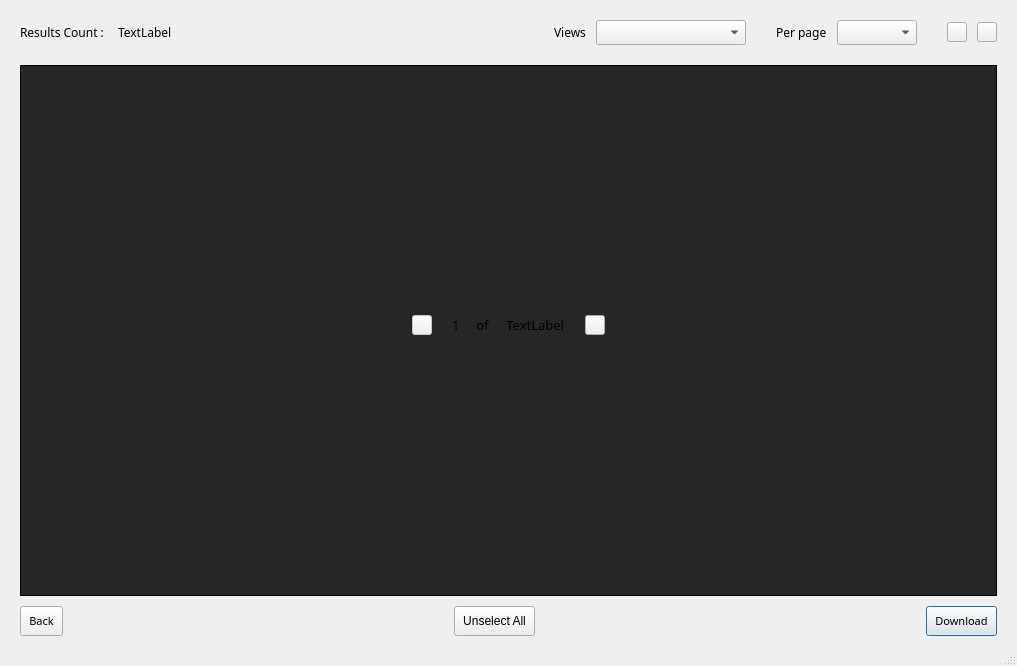
<?xml version="1.0" encoding="UTF-8"?>
<ui version="4.0">
 <class>DocumentResultTable</class>
 <widget class="QDialog" name="DocumentResultTable">
  <property name="geometry">
   <rect>
    <x>0</x>
    <y>0</y>
    <width>1017</width>
    <height>666</height>
   </rect>
  </property>
  <property name="windowTitle">
   <string>Dialog</string>
  </property>
  <property name="sizeGripEnabled">
   <bool>true</bool>
  </property>
  <layout class="QGridLayout" name="gridLayout_2">
   <property name="leftMargin">
    <number>20</number>
   </property>
   <property name="topMargin">
    <number>20</number>
   </property>
   <property name="rightMargin">
    <number>20</number>
   </property>
   <property name="bottomMargin">
    <number>30</number>
   </property>
   <property name="spacing">
    <number>10</number>
   </property>
   <item row="4" column="0">
    <layout class="QHBoxLayout" name="horizontalLayout_3">
     <property name="spacing">
      <number>10</number>
     </property>
     <item>
      <widget class="QPushButton" name="back">
       <property name="sizePolicy">
        <sizepolicy hsizetype="Preferred" vsizetype="Fixed">
         <horstretch>0</horstretch>
         <verstretch>0</verstretch>
        </sizepolicy>
       </property>
       <property name="minimumSize">
        <size>
         <width>0</width>
         <height>30</height>
        </size>
       </property>
       <property name="maximumSize">
        <size>
         <width>16777215</width>
         <height>30</height>
        </size>
       </property>
       <property name="font">
        <font>
         <family>ArialMT</family>
         <pointsize>8</pointsize>
         <weight>50</weight>
         <italic>false</italic>
         <bold>false</bold>
        </font>
       </property>
       <property name="focusPolicy">
        <enum>Qt::NoFocus</enum>
       </property>
       <property name="styleSheet">
        <string notr="true">
                                    #back
                                    {
                                    padding-left: 8px;
                                    padding-right: 8px;
                                    }
                                    #back:hover
                                    {
                                    padding-left: 8px;
                                    padding-right: 8px;
                                    color: #46C8FF;
                                    }
                                </string>
       </property>
       <property name="text">
        <string>Back</string>
       </property>
      </widget>
     </item>
     <item>
      <spacer name="horizontalSpacer_4">
       <property name="orientation">
        <enum>Qt::Horizontal</enum>
       </property>
       <property name="sizeType">
        <enum>QSizePolicy::Expanding</enum>
       </property>
       <property name="sizeHint" stdset="0">
        <size>
         <width>10</width>
         <height>20</height>
        </size>
       </property>
      </spacer>
     </item>
     <item>
      <widget class="QPushButton" name="DeSelectAll">
       <property name="sizePolicy">
        <sizepolicy hsizetype="Preferred" vsizetype="Fixed">
         <horstretch>0</horstretch>
         <verstretch>0</verstretch>
        </sizepolicy>
       </property>
       <property name="minimumSize">
        <size>
         <width>0</width>
         <height>30</height>
        </size>
       </property>
       <property name="maximumSize">
        <size>
         <width>16777215</width>
         <height>30</height>
        </size>
       </property>
       <property name="focusPolicy">
        <enum>Qt::NoFocus</enum>
       </property>
       <property name="styleSheet">
        <string notr="true">
                                    #DeSelectAll
                                    {
                                    padding-left: 8px;
                                    padding-right: 8px;
                                    }
                                    #DeSelectAll:hover
                                    {
                                    padding-left: 8px;
                                    padding-right: 8px;
                                    color: #46C8FF;
                                    }
                                </string>
       </property>
       <property name="text">
        <string>Unselect All</string>
       </property>
      </widget>
     </item>
     <item>
      <spacer name="horizontalSpacer_13">
       <property name="orientation">
        <enum>Qt::Horizontal</enum>
       </property>
       <property name="sizeType">
        <enum>QSizePolicy::Expanding</enum>
       </property>
       <property name="sizeHint" stdset="0">
        <size>
         <width>10</width>
         <height>20</height>
        </size>
       </property>
      </spacer>
     </item>
     <item>
      <widget class="QPushButton" name="download">
       <property name="sizePolicy">
        <sizepolicy hsizetype="Preferred" vsizetype="Fixed">
         <horstretch>0</horstretch>
         <verstretch>0</verstretch>
        </sizepolicy>
       </property>
       <property name="minimumSize">
        <size>
         <width>0</width>
         <height>30</height>
        </size>
       </property>
       <property name="maximumSize">
        <size>
         <width>16777215</width>
         <height>30</height>
        </size>
       </property>
       <property name="font">
        <font>
         <family>ArialMT</family>
         <pointsize>8</pointsize>
         <weight>50</weight>
         <italic>false</italic>
         <bold>false</bold>
        </font>
       </property>
       <property name="styleSheet">
        <string notr="true">
                                    #download
                                    {
                                    padding-left: 8px;
                                    padding-right: 8px;
                                    }
                                    #download:hover
                                    {
                                    padding-left: 8px;
                                    padding-right: 8px;
                                    color: #46C8FF;
                                    }
                                </string>
       </property>
       <property name="text">
        <string>Download</string>
       </property>
      </widget>
     </item>
    </layout>
   </item>
   <item row="0" column="0">
    <layout class="QHBoxLayout" name="horizontalLayout_2">
     <property name="spacing">
      <number>10</number>
     </property>
     <item>
      <widget class="QLabel" name="label_3">
       <property name="font">
        <font>
         <family>ArialMT</family>
         <pointsize>9</pointsize>
         <weight>9</weight>
         <italic>false</italic>
         <bold>false</bold>
        </font>
       </property>
       <property name="styleSheet">
        <string notr="true">font: 75 9pt &quot;ArialMT&quot;;</string>
       </property>
       <property name="text">
        <string>Results Count : </string>
       </property>
      </widget>
     </item>
     <item>
      <widget class="QLabel" name="numOfResults">
       <property name="font">
        <font>
         <family>ArialMT</family>
         <pointsize>9</pointsize>
         <weight>9</weight>
         <italic>false</italic>
         <bold>false</bold>
        </font>
       </property>
       <property name="styleSheet">
        <string notr="true">font: 75 9pt &quot;ArialMT&quot;;</string>
       </property>
       <property name="text">
        <string>TextLabel</string>
       </property>
      </widget>
     </item>
     <item>
      <spacer name="horizontalSpacer_2">
       <property name="orientation">
        <enum>Qt::Horizontal</enum>
       </property>
       <property name="sizeHint" stdset="0">
        <size>
         <width>40</width>
         <height>20</height>
        </size>
       </property>
      </spacer>
     </item>
     <item>
      <widget class="QLabel" name="label">
       <property name="font">
        <font>
         <family>ArialMT</family>
         <pointsize>9</pointsize>
         <weight>9</weight>
         <italic>false</italic>
         <bold>false</bold>
        </font>
       </property>
       <property name="styleSheet">
        <string notr="true">font: 75 9pt &quot;ArialMT&quot;;</string>
       </property>
       <property name="text">
        <string>Views</string>
       </property>
      </widget>
     </item>
     <item>
      <widget class="QComboBox" name="comboBox">
       <property name="sizePolicy">
        <sizepolicy hsizetype="Preferred" vsizetype="Preferred">
         <horstretch>0</horstretch>
         <verstretch>0</verstretch>
        </sizepolicy>
       </property>
       <property name="minimumSize">
        <size>
         <width>150</width>
         <height>25</height>
        </size>
       </property>
       <property name="maximumSize">
        <size>
         <width>150</width>
         <height>25</height>
        </size>
       </property>
       <property name="font">
        <font>
         <family>ArialMT</family>
         <pointsize>10</pointsize>
        </font>
       </property>
      </widget>
     </item>
     <item>
      <spacer name="horizontalSpacer_7">
       <property name="orientation">
        <enum>Qt::Horizontal</enum>
       </property>
       <property name="sizeType">
        <enum>QSizePolicy::Fixed</enum>
       </property>
       <property name="sizeHint" stdset="0">
        <size>
         <width>20</width>
         <height>20</height>
        </size>
       </property>
      </spacer>
     </item>
     <item>
      <widget class="QLabel" name="label_4">
       <property name="font">
        <font>
         <family>ArialMT</family>
         <pointsize>9</pointsize>
         <weight>9</weight>
         <italic>false</italic>
         <bold>false</bold>
        </font>
       </property>
       <property name="styleSheet">
        <string notr="true">font: 75 9pt &quot;ArialMT&quot;;</string>
       </property>
       <property name="text">
        <string>Per page</string>
       </property>
      </widget>
     </item>
     <item>
      <widget class="QComboBox" name="resultPerPageComboBox">
       <property name="minimumSize">
        <size>
         <width>80</width>
         <height>25</height>
        </size>
       </property>
       <property name="maximumSize">
        <size>
         <width>16777215</width>
         <height>25</height>
        </size>
       </property>
      </widget>
     </item>
     <item>
      <spacer name="horizontalSpacer_14">
       <property name="orientation">
        <enum>Qt::Horizontal</enum>
       </property>
       <property name="sizeType">
        <enum>QSizePolicy::Fixed</enum>
       </property>
       <property name="sizeHint" stdset="0">
        <size>
         <width>20</width>
         <height>20</height>
        </size>
       </property>
      </spacer>
     </item>
     <item>
      <widget class="QToolButton" name="iconView">
       <property name="minimumSize">
        <size>
         <width>20</width>
         <height>20</height>
        </size>
       </property>
       <property name="maximumSize">
        <size>
         <width>20</width>
         <height>20</height>
        </size>
       </property>
       <property name="styleSheet">
        <string notr="true">
                                    #iconView
                                    {
                                    qproperty-icon: none;
                                    image: url(:/CLOVise/FlexPLM/Images/btn_icon_viewthumb_none.svg);
                                    }
                                    #iconView:hover
                                    {
                                    image: url(:/CLOVise/FlexPLM/Images/btn_icon_viewthumb_over.svg);
                                    }
QToolTip { color: #46C8FF; background-color: #33414D; border: 1px #000000; }
                                </string>
       </property>
       <property name="text">
        <string/>
       </property>
       <property name="iconSize">
        <size>
         <width>18</width>
         <height>18</height>
        </size>
       </property>
      </widget>
     </item>
     <item>
      <widget class="QToolButton" name="tabView">
       <property name="minimumSize">
        <size>
         <width>20</width>
         <height>20</height>
        </size>
       </property>
       <property name="maximumSize">
        <size>
         <width>20</width>
         <height>20</height>
        </size>
       </property>
       <property name="styleSheet">
        <string notr="true">
                                    #tabView
                                    {
                                    qproperty-icon: none;
                                    image: url(:/CLOVise/FlexPLM/Images/btn_icon_viewlist_none.svg);
                                    }
                                    #tabView:hover
                                    {
                                    image: url(:/CLOVise/FlexPLM/Images/btn_icon_viewlist_over.svg);
                                    }
                                QToolTip { color: #46C8FF; background-color: #33414D; border: 1px #000000; }</string>
       </property>
       <property name="text">
        <string/>
       </property>
       <property name="iconSize">
        <size>
         <width>18</width>
         <height>18</height>
        </size>
       </property>
      </widget>
     </item>
    </layout>
   </item>
   <item row="2" column="0">
    <widget class="QFrame" name="frame_2">
     <property name="styleSheet">
      <string notr="true">#frame_2 {
	background-color: #262628;
	border: 1px solid #000;}

	</string>
     </property>
     <property name="frameShape">
      <enum>QFrame::StyledPanel</enum>
     </property>
     <property name="frameShadow">
      <enum>QFrame::Raised</enum>
     </property>
     <layout class="QGridLayout" name="gridLayout_3">
      <property name="leftMargin">
       <number>0</number>
      </property>
      <property name="topMargin">
       <number>0</number>
      </property>
      <property name="rightMargin">
       <number>0</number>
      </property>
      <property name="bottomMargin">
       <number>10</number>
      </property>
      <property name="spacing">
       <number>10</number>
      </property>
      <item row="0" column="0">
       <layout class="QVBoxLayout" name="myLayout">
        <property name="spacing">
         <number>10</number>
        </property>
        <property name="sizeConstraint">
         <enum>QLayout::SetDefaultConstraint</enum>
        </property>
       </layout>
      </item>
      <item row="1" column="0">
       <layout class="QHBoxLayout" name="horizontalLayout">
        <property name="spacing">
         <number>10</number>
        </property>
        <item>
         <spacer name="horizontalSpacer_5">
          <property name="orientation">
           <enum>Qt::Horizontal</enum>
          </property>
          <property name="sizeHint" stdset="0">
           <size>
            <width>40</width>
            <height>20</height>
           </size>
          </property>
         </spacer>
        </item>
        <item>
         <widget class="QToolButton" name="previousButton">
          <property name="enabled">
           <bool>false</bool>
          </property>
          <property name="minimumSize">
           <size>
            <width>20</width>
            <height>20</height>
           </size>
          </property>
          <property name="maximumSize">
           <size>
            <width>20</width>
            <height>20</height>
           </size>
          </property>
          <property name="styleSheet">
           <string notr="true">
                                                #previousButton
                                                {
                                                qproperty-icon: none;
                                                image: url(:/CLOVise/FlexPLM/Images/previous_none.svg);
                                                }
                                                #previousButton:hover
                                                {
                                                image: url(:/CLOVise/FlexPLM/Images/previous_over.svg);
                                                }
                                            </string>
          </property>
          <property name="text">
           <string/>
          </property>
          <property name="iconSize">
           <size>
            <width>18</width>
            <height>18</height>
           </size>
          </property>
         </widget>
        </item>
        <item>
         <spacer name="horizontalSpacer_9">
          <property name="orientation">
           <enum>Qt::Horizontal</enum>
          </property>
          <property name="sizeType">
           <enum>QSizePolicy::Fixed</enum>
          </property>
          <property name="sizeHint" stdset="0">
           <size>
            <width>10</width>
            <height>20</height>
           </size>
          </property>
         </spacer>
        </item>
        <item>
         <widget class="QLabel" name="currPageLabel">
          <property name="font">
           <font>
            <family>ArialMT</family>
            <pointsize>10</pointsize>
            <weight>50</weight>
            <bold>false</bold>
           </font>
          </property>
          <property name="text">
           <string>1 </string>
          </property>
         </widget>
        </item>
        <item>
         <widget class="QLabel" name="label_2">
          <property name="font">
           <font>
            <family>ArialMT</family>
            <pointsize>10</pointsize>
            <weight>50</weight>
            <bold>false</bold>
           </font>
          </property>
          <property name="text">
           <string> of </string>
          </property>
         </widget>
        </item>
        <item>
         <widget class="QLabel" name="totalPageLabel">
          <property name="font">
           <font>
            <family>ArialMT</family>
            <pointsize>10</pointsize>
            <weight>50</weight>
            <bold>false</bold>
           </font>
          </property>
          <property name="text">
           <string> TextLabel</string>
          </property>
         </widget>
        </item>
        <item>
         <spacer name="horizontalSpacer_10">
          <property name="orientation">
           <enum>Qt::Horizontal</enum>
          </property>
          <property name="sizeType">
           <enum>QSizePolicy::Fixed</enum>
          </property>
          <property name="sizeHint" stdset="0">
           <size>
            <width>10</width>
            <height>20</height>
           </size>
          </property>
         </spacer>
        </item>
        <item>
         <widget class="QToolButton" name="nextButton">
          <property name="minimumSize">
           <size>
            <width>20</width>
            <height>20</height>
           </size>
          </property>
          <property name="maximumSize">
           <size>
            <width>20</width>
            <height>20</height>
           </size>
          </property>
          <property name="styleSheet">
           <string notr="true">
                                                #nextButton
                                                {
                                                qproperty-icon: none;
                                                image: url(:/CLOVise/FlexPLM/Images/next_none.svg);
                                                }
                                                #nextButton:hover
                                                {
                                                image: url(:/CLOVise/FlexPLM/Images/next_over.svg);
                                                }
                                            </string>
          </property>
          <property name="text">
           <string/>
          </property>
          <property name="iconSize">
           <size>
            <width>18</width>
            <height>18</height>
           </size>
          </property>
         </widget>
        </item>
        <item>
         <spacer name="horizontalSpacer_6">
          <property name="orientation">
           <enum>Qt::Horizontal</enum>
          </property>
          <property name="sizeHint" stdset="0">
           <size>
            <width>40</width>
            <height>20</height>
           </size>
          </property>
         </spacer>
        </item>
       </layout>
      </item>
     </layout>
    </widget>
   </item>
   <item row="1" column="0">
    <spacer name="verticalSpacer">
     <property name="orientation">
      <enum>Qt::Vertical</enum>
     </property>
     <property name="sizeType">
      <enum>QSizePolicy::Fixed</enum>
     </property>
     <property name="sizeHint" stdset="0">
      <size>
       <width>20</width>
       <height>10</height>
      </size>
     </property>
    </spacer>
   </item>
  </layout>
 </widget>
 <resources>
  <include location="../../../PLMResource.qrc"/>
 </resources>
 <connections/>
</ui>
